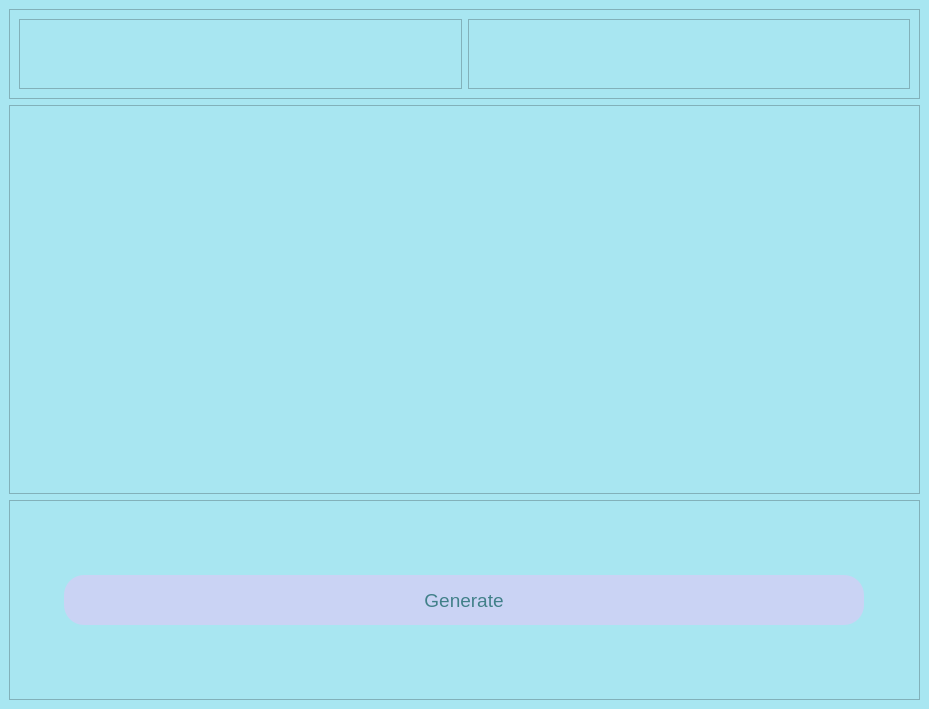
<?xml version="1.0" encoding="UTF-8"?>
<ui version="4.0">
    <class>MainWindow</class>
    <widget class="QMainWindow" name="MainWindow">
        <property name="geometry">
            <rect>
                <x>0</x>
                <y>0</y>
                <width>929</width>
                <height>709</height>
            </rect>
        </property>
        <property name="sizePolicy">
            <sizepolicy hsizetype="Fixed" vsizetype="Fixed">
                <horstretch>0</horstretch>
                <verstretch>0</verstretch>
            </sizepolicy>
        </property>
        <property name="windowTitle">
            <string>MainWindow</string>
        </property>
        <property name="styleSheet">
            <string notr="true">background-color: #A8E6F1
            </string>
        </property>
        <widget class="QWidget" name="centralwidget">
            <layout class="QVBoxLayout" name="verticalLayout">
                <item>
                    <widget class="QFrame" name="frame_2">
                        <property name="sizePolicy">
                            <sizepolicy hsizetype="Preferred" vsizetype="Minimum">
                                <horstretch>0</horstretch>
                                <verstretch>0</verstretch>
                            </sizepolicy>
                        </property>
                        <property name="minimumSize">
                            <size>
                                <width>0</width>
                                <height>50</height>
                            </size>
                        </property>
                        <property name="frameShape">
                            <enum>QFrame::StyledPanel</enum>
                        </property>
                        <property name="frameShadow">
                            <enum>QFrame::Raised</enum>
                        </property>
                        <layout class="QHBoxLayout" name="horizontalLayout_2">
                            <item>
                                <widget class="QFrame" name="frame_3">
                                    <property name="frameShape">
                                        <enum>QFrame::StyledPanel</enum>
                                    </property>
                                    <property name="frameShadow">
                                        <enum>QFrame::Raised</enum>
                                    </property>
                                    <layout class="QHBoxLayout" name="horizontalLayout_3">
                                        <item alignment="Qt::AlignLeft">
                                            <widget class="QPushButton" name="back_button">
                                                <property name="sizePolicy">
                                                    <sizepolicy hsizetype="Minimum" vsizetype="Minimum">
                                                        <horstretch>0</horstretch>
                                                        <verstretch>0</verstretch>
                                                    </sizepolicy>
                                                </property>
                                                <property name="minimumSize">
                                                    <size>
                                                        <width>50</width>
                                                        <height>50</height>
                                                    </size>
                                                </property>
                                                <property name="maximumSize">
                                                    <size>
                                                        <width>50</width>
                                                        <height>16777215</height>
                                                    </size>
                                                </property>
                                                <property name="styleSheet">
                                                    <string notr="true">border: none</string>
                                                </property>
                                                <property name="text">
                                                    <string/>
                                                </property>
                                            </widget>
                                        </item>
                                    </layout>
                                </widget>
                            </item>
                            <item>
                                <widget class="QFrame" name="frame_4">
                                    <property name="frameShape">
                                        <enum>QFrame::StyledPanel</enum>
                                    </property>
                                    <property name="frameShadow">
                                        <enum>QFrame::Raised</enum>
                                    </property>
                                </widget>
                            </item>
                        </layout>
                    </widget>
                </item>
                <item>
                    <widget class="QFrame" name="word_layout">
                        <property name="sizePolicy">
                            <sizepolicy hsizetype="Expanding" vsizetype="Expanding">
                                <horstretch>0</horstretch>
                                <verstretch>0</verstretch>
                            </sizepolicy>
                        </property>
                        <property name="minimumSize">
                            <size>
                                <width>600</width>
                                <height>100</height>
                            </size>
                        </property>
                        <property name="frameShape">
                            <enum>QFrame::StyledPanel</enum>
                        </property>
                        <property name="frameShadow">
                            <enum>QFrame::Raised</enum>
                        </property>
                        <layout class="QHBoxLayout" name="horizontalLayout">
                            <item>
                                <widget class="QLabel" name="word_label">
                                    <property name="sizePolicy">
                                        <sizepolicy hsizetype="Minimum" vsizetype="Minimum">
                                            <horstretch>0</horstretch>
                                            <verstretch>0</verstretch>
                                        </sizepolicy>
                                    </property>
                                    <property name="minimumSize">
                                        <size>
                                            <width>600</width>
                                            <height>200</height>
                                        </size>
                                    </property>
                                    <property name="maximumSize">
                                        <size>
                                            <width>600</width>
                                            <height>200</height>
                                        </size>
                                    </property>
                                    <property name="font">
                                        <font>
                                            <pointsize>22</pointsize>
                                        </font>
                                    </property>
                                    <property name="styleSheet">
                                        <string notr="true">color: #418089</string>
                                    </property>
                                    <property name="text">
                                        <string/>
                                    </property>
                                    <property name="alignment">
                                        <set>Qt::AlignCenter</set>
                                    </property>
                                </widget>
                            </item>
                        </layout>
                    </widget>
                </item>
                <item>
                    <widget class="QFrame" name="frame">
                        <property name="sizePolicy">
                            <sizepolicy hsizetype="Preferred" vsizetype="Maximum">
                                <horstretch>0</horstretch>
                                <verstretch>0</verstretch>
                            </sizepolicy>
                        </property>
                        <property name="minimumSize">
                            <size>
                                <width>0</width>
                                <height>200</height>
                            </size>
                        </property>
                        <property name="maximumSize">
                            <size>
                                <width>16777215</width>
                                <height>200</height>
                            </size>
                        </property>
                        <property name="frameShape">
                            <enum>QFrame::StyledPanel</enum>
                        </property>
                        <property name="frameShadow">
                            <enum>QFrame::Raised</enum>
                        </property>
                        <layout class="QVBoxLayout" name="verticalLayout_2">
                            <item alignment="Qt::AlignHCenter">
                                <widget class="QPushButton" name="generate">
                                    <property name="sizePolicy">
                                        <sizepolicy hsizetype="Minimum" vsizetype="Minimum">
                                            <horstretch>0</horstretch>
                                            <verstretch>0</verstretch>
                                        </sizepolicy>
                                    </property>
                                    <property name="minimumSize">
                                        <size>
                                            <width>800</width>
                                            <height>30</height>
                                        </size>
                                    </property>
                                    <property name="maximumSize">
                                        <size>
                                            <width>800</width>
                                            <height>50</height>
                                        </size>
                                    </property>
                                    <property name="font">
                                        <font>
                                            <pointsize>14</pointsize>
                                        </font>
                                    </property>
                                    <property name="styleSheet">
                                        <string notr="true">background-color: #CAD3F4; border-radius : 20; border: none;
                                            color: #418089
                                        </string>
                                    </property>
                                    <property name="text">
                                        <string>Generate</string>
                                    </property>
                                </widget>
                            </item>
                        </layout>
                    </widget>
                </item>
            </layout>
        </widget>
    </widget>
    <resources/>
    <connections/>
</ui>
